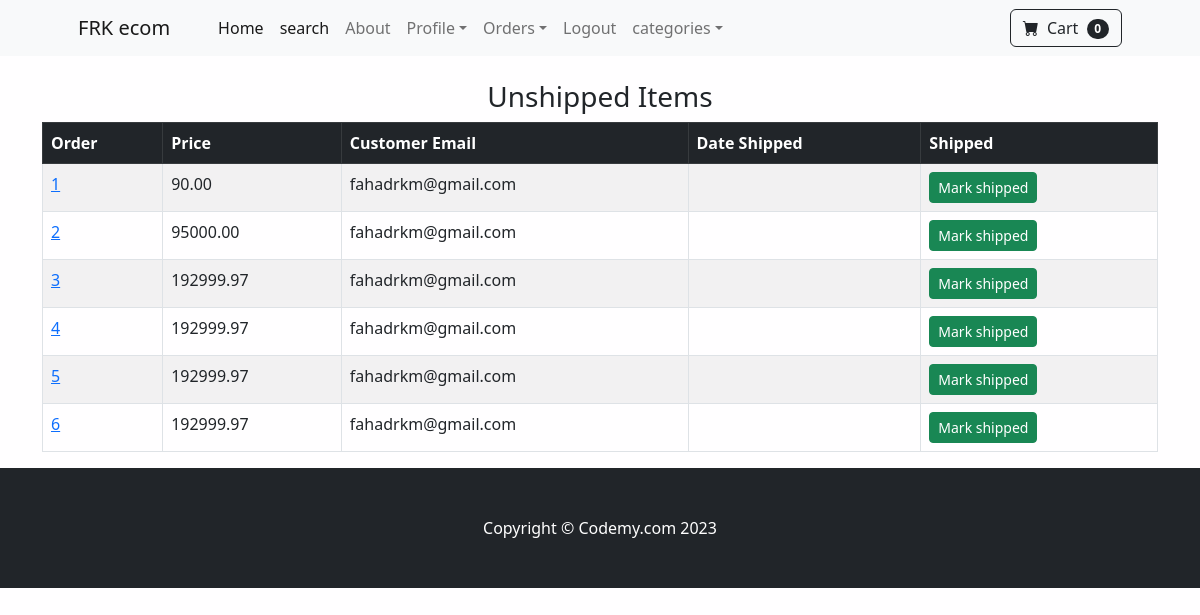
/payment/not_shipped_dash (signed in), run on an earlier commit of the app's database.
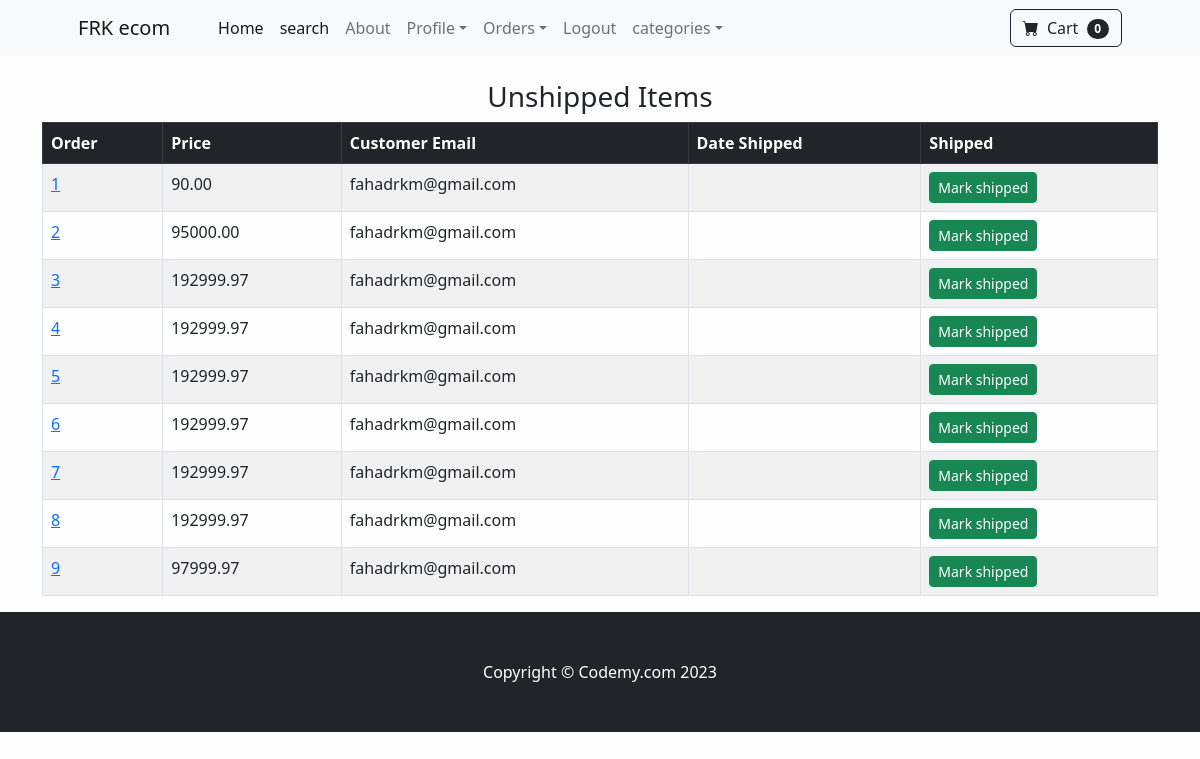
And on a later commit of the database.
### payment/models.py (models this page shows, shortened)
class Order(models.Model):
    user = models.ForeignKey(User,on_delete=models.CASCADE,null=True,blank=True)
    full_name = models.CharField(max_length=250)
    email=models.EmailField(max_length=250)
    shipping_address=models.TextField(max_length=400)
    amount_paid=models.DecimalField(max_digits=10,decimal_places=2)
    date_ordered=models.DateTimeField(auto_now_add=True)
    shipped=models.BooleanField(default=False)
    date_shipped=models.DateTimeField(blank=True,null=True)

### payment/views.py (the view, shortened to what this page needs)
# urls.py: path('not_shipped_dash',views.not_shipped_dash,name='not_shipped_dash'),
def not_shipped_dash(request):
	if request.user.is_authenticated and request.user.is_superuser:
		orders = Order.objects.filter(shipped=False)
		return render(request, "payment/not_shipped_dash.html", {"orders":orders})
	else:
		messages.success(request, "Access Denied")
		return redirect('home')

### cart/cart.py (called while the page is built)
    def __len__(self):
        return len(self.cart)

### cart/context_processors.py (called while the page is built)
def cart(request):
	return {'cart': Cart(request)}

### payment/templates/payment/not_shipped_dash.html (shortened to what this page needs)
{% extends 'base.html' %}
{% block content %}
    <div class="container ">
        <div class="row">
            <center>
                <div class="col-12">
                    <br>
                    <h3> Unshipped Items</h3>
                    <table class="table table-striped table-bordered">
                        <thead class="table-dark">
                          <tr>
                            <th scope="col">Order</th>
                            <th scope="col">Price</th>
                            <th scope="col">Customer Email</th>
                            <th scope="col">Date Shipped</th>
                            <th scope="col">Shipped</th>
                          </tr>
                        </thead>
                        <tbody>
                          <tr>
                            {% for item in orders %}
                            <td><a href="{% url 'orders' item.id %}"> {{ item.id }} </a></td>
                            <td>{{ item.amount_paid }}</td>
                            <td>{{ item.email }}</td>
                            <td>{{ item.date_order }}</td>
                            <td>
                              <form method="POST">
                                <button type="submit" class="btn btn-success btn-sm">Mark shipped</button>
                              </form>
                            </td>
                          </tr>
                          {% endfor %}
                        </tbody>
                      </table>
                </div>
            </center>
        </div>
    </div>
{% endblock %}

### store/templates/base.html (shortened to what this page needs)
{% load static %}
<!DOCTYPE html>
<html lang="en">
    <head>
        <link href="https://cdn.jsdelivr.net/npm/bootstrap-icons@1.5.0/font/bootstrap-icons.css" rel="stylesheet" />
        <link href="{% static 'css/styles.css' %}" rel="stylesheet" />
    </head>
    <body>
        {% include 'navbar.html' %}
        {% block content %}
        {% endblock %}
        <footer class="py-5 bg-dark">
            <div class="container"><p class="m-0 text-center text-white">Copyright &copy; Codemy.com 2023</p></div>
        </footer>
    </body>
</html>

### store/templates/navbar.html (shortened to what this page needs)
 <nav class="navbar navbar-expand-lg navbar-light bg-light">
    <div class="container px-4 px-lg-5">
        <a class="navbar-brand" href="#!">FRK ecom</a>
        <div class="collapse navbar-collapse" id="navbarSupportedContent">
            <ul class="navbar-nav me-auto mb-2 mb-lg-0 ms-lg-4">
                <li class="nav-item"><a class="nav-link active" aria-current="page" href="{% url 'home' %}">Home</a></li>
                <li class="nav-item"><a class="nav-link active" aria-current="page" href="{% url 'search' %}">search</a></li>
                <li class="nav-item"><a class="nav-link" href=" {% url 'about' %} ">About</a></li>
    {% if user.is_authenticated %}
        <li class="nav-item dropdown">
            <a class="nav-link dropdown-toggle" id="navbarDropdown" href="#" role="button" data-bs-toggle="dropdown" aria-expanded="false">Profile</a>
        </li>
        {% if user.is_superuser %}
        <li class="nav-item dropdown">
            <a class="nav-link dropdown-toggle" id="navbarDropdown" href="#" role="button" data-bs-toggle="dropdown" aria-expanded="false">Orders</a>
        </li>
        {% endif %}
        <li class="nav-item"><a class="nav-link" href=" {% url 'logout' %} ">Logout</a></li>
    {% else %}
        <li class="nav-item"><a class="nav-link" href=" {% url 'login' %} ">LOGIN</a></li>
        <li class="nav-item"><a class="nav-link" href=" {% url 'register' %} ">Register</a></li>
    {% endif %}
                <li class="nav-item dropdown">
                    <a class="nav-link dropdown-toggle" id="navbarDropdown" href="#" role="button" data-bs-toggle="dropdown" aria-expanded="false">categories</a>
                </li>
            </ul>
            <form class="d-flex">
                <a href="{% url 'cart_summary' %}" class="btn btn-outline-dark" type="submit">
                    <i class="bi-cart-fill me-1"></i>
                    Cart
                    <span class="badge bg-dark text-white ms-1 rounded-pill" id="cart_quantity">{{ cart|length }} </span></a>
            </form>
        </div>
    </div>
</nav>

What changed in the data, as far as the page shows it:
added Order: id "7", amount_paid "192999.97", email "fahadrkm@gmail.com"
added Order: id "8", amount_paid "192999.97", email "fahadrkm@gmail.com"
added Order: id "9", amount_paid "97999.97", email "fahadrkm@gmail.com"
